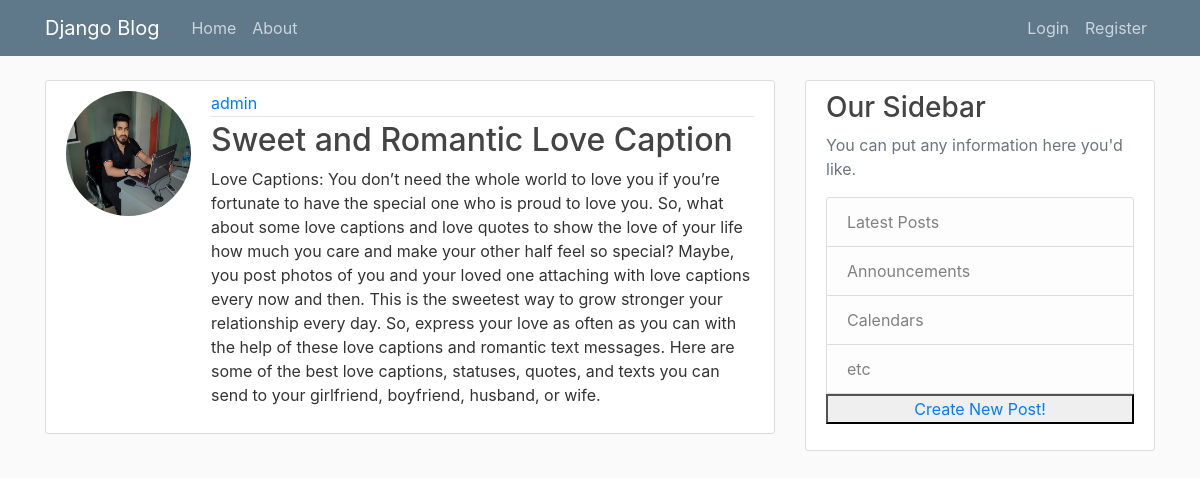
Screenshot of /post/2 with the database file from the repository.
### BlogApp/models.py (models this page shows, shortened)
class Post(models.Model):
    title = models.CharField(max_length=150)
    content = models.TextField()
    date_post = models.DateTimeField(default=timezone.now)
    author = models.ForeignKey(User, on_delete=models.CASCADE)

### users/models.py (models this page shows)
class Profile(models.Model):
    user = models.OneToOneField(User, on_delete=models.CASCADE)
    image = models.ImageField(default='default.jpg', upload_to='profile_pics')

### BlogApp/views.py (the view)
# urls.py: path('post/<int:pk>', PostDetailsView.as_view(), name="post detail"),
class PostDetailsView(DetailView):
    model = Post
    template_name = 'home/post_detail.html'

### BlogApp/templates/home/post_detail.html (shortened to what this page needs)
{% extends "home/base.html" %}
{% block content %}
<article class="media content-section">
    <img class="rounded-circle account-img" src="{{ object.author.profile.image.url }}">
    <div class="media-body">
        <div class="article-metadata">
            <a class="mr-2" href="#">{{ object.author }}</a>
        </div>
        <h2 class="article-title">{{ object.title }}</h2>
        <p class="article-content">{{ object.content }}</p>
    </div>
</article>
{% endblock %}

### BlogApp/static/blog/main.css (style rules this page uses)
body { background: #fafafa; color: #333333; margin-top: 5rem; }
h1, h2, h3, h4, h5, h6 { color: #444444; }
.content-section { background: #ffffff; padding: 10px 20px; border: 1px solid #dddddd; border-radius: 3px; margin-bottom: 20px; }
.article-title { color: #444444; }
.article-content { white-space: pre-line; }
.article-metadata { padding-bottom: 1px; margin-bottom: 4px; border-bottom: 1px solid #e3e3e3 }
.account-img { height: 125px; width: 125px; margin-right: 20px; margin-bottom: 16px; }

### rows the page displays
Post: author.profile.image (picture), author "admin", title "Sweet and Romantic Love Caption", content "Love Captions: You don’t need the whole world to love you if you’re fortunate to have the special one who is proud to love you. So, what about some love captions and love quotes to show the love of your life how much you care and make your other half feel so special? Maybe, you post photos of you and your loved one attaching with love captions every now and then. This is the sweetest way to grow stronger your relationship every day. So, express your love as often as you can with the help of these love captions and romantic text messages. Here are some of the best love captions, statuses, quotes, and texts you can send to your girlfriend, boyfriend, husband, or wife."
